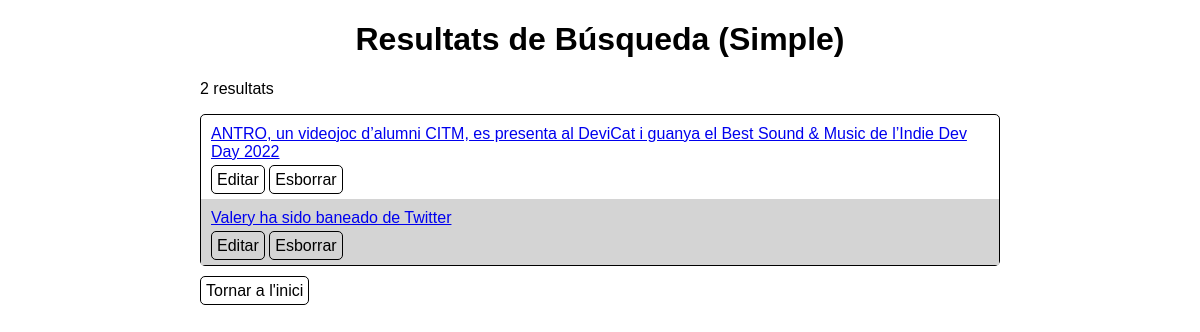
Page /practiques_backend/E06/busquedasimple.php (signed in) on the committed database.
### tables this page shows
CREATE TABLE `e06noticies` (
  `id` int(4) NOT NULL,
  `titol` varchar(255) NOT NULL,
  `text` text NOT NULL,
  `data` date NOT NULL,
  `visible` int(1) NOT NULL
);

### practiques_backend/E06/busquedasimple.php (the view, shortened to what this page needs)
<!DOCTYPE html>
<html lang="en">
<head>
    <link rel="stylesheet" href="style.css">
</head>
<body>
    <h1>Resultats de Búsqueda (Simple)</h1>
    <?php
        $db = new Conexion();
        $queryString = $_GET['q'];
        $result = $db -> prepare("SELECT id,titol FROM e06noticies WHERE visible=1 AND (titol LIKE :qString OR text LIKE :qString)");
        $result -> execute(array(":qString"=>"%".$queryString."%"));
        $resultArray = $result -> fetchAll();
        $count = count($resultArray);
        echo $count . ($count==1 ? " resultat" : " resultats");
        $result -> execute(array(":qString"=>"%".$queryString."%"));
        echo "<ul>";
        foreach($result as $noti){
            echo "<li><div><a href=\"detallnoticia.php?id=$noti[id]\">$noti[titol]</a></div>
                <a class='btn' href=\"editanoticia.php?id=$noti[id]\">Editar</a>
                <a class='btn' href=\"esborranoticia.php?id=$noti[id]\">Esborrar</a>
            </li>";
        }
        echo "</ul>";
    ?>
    <a class='btn' href="index.php">Tornar a l'inici</a>
</body>
</html>

### practiques_backend/E06/style.css (style rules this page uses)
body { font-family: Helvetica, Arial, sans-serif; margin: auto; max-width: 800px; width: 90vw; }
h1 { text-align: center; }
ul { padding-left: 0; border: 1px solid #000; border-radius: 5px; }
li { list-style: none; padding: 10px }
li div { padding-bottom: 10px; }
li:nth-child(even) { background: #d4d4d4; }
.btn, button { border: 1px solid #000; border-radius: 5px; padding: 5px; text-decoration: none; color: black; background: transparent; font-family: Helvetica, Arial, sans-serif; font-size: 16px; }

### rows in the picture
e06noticies: titol "ANTRO, un videojoc d’alumni CITM, es presenta al DeviCat i guanya el Best Sound & Music de l’Indie Dev Day 2022"
e06noticies: titol "Valery ha sido baneado de Twitter"

### other values in the picture
$count "2"
